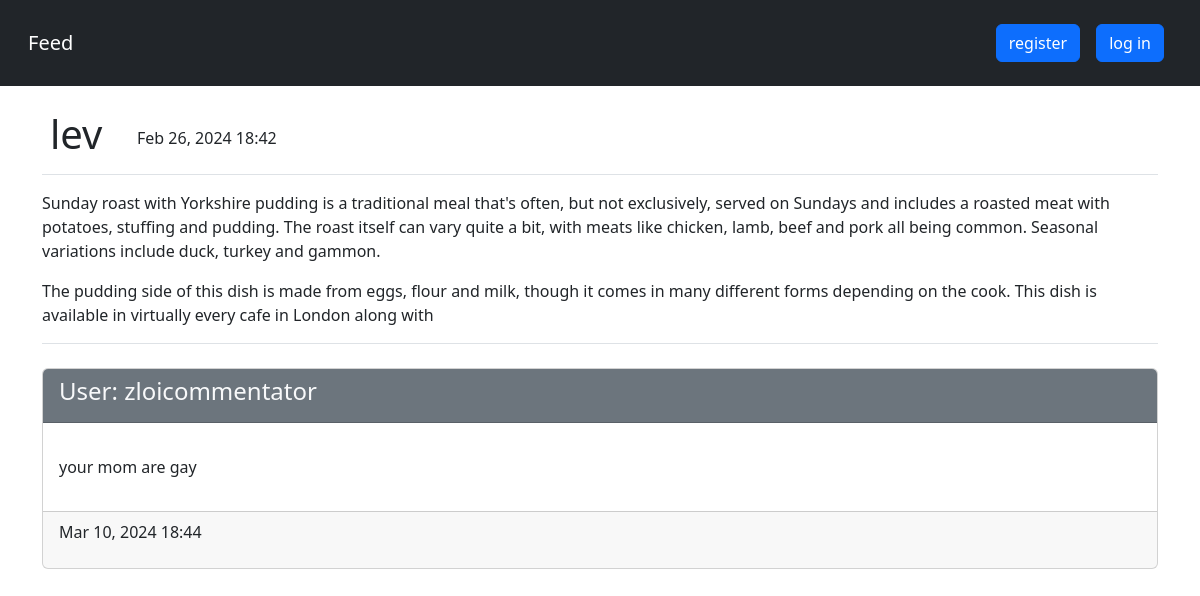
Screenshot of /post/3/ with the database file from the repository.
### blogs/models.py (models this page shows, shortened)
class Post(models.Model):
    text = models.TextField()
    date_added = models.DateTimeField(auto_now_add=True)
    owner = models.ForeignKey(User, on_delete=models.CASCADE)

class Comment(models.Model):
    post = models.ForeignKey(Post, on_delete=models.CASCADE)
    text = models.TextField()
    date_added = models.DateTimeField(auto_now_add=True)
    owner = models.ForeignKey(User, on_delete=models.CASCADE)

### blogs/views.py (the view)
# urls.py: path('post/<int:post_id>/', views.post, name='post'),
def post(request, post_id):
    post = Post.objects.get(id=post_id)
    comments = post.comment_set.order_by('date_added')
    user = request.user
    context = {'post': post, 'comments': comments, 'user': user}
    return render(request, 'blogs/post.html', context)

### blogs/templates/blogs/post.html (shortened to what this page needs)
{% extends 'blogs/base.html' %}
{% block page_header %}
    <div class="row">
        <div class="col-sm-1">
            <h1 class="ms-2">{{ post.owner }}</h1>
        </div>
        <div class="col-sm-2 mt-3">
            <p>{{ post.date_added|date:'M d, Y H:i' }}</p>
        </div>
    </div>
{% endblock page_header %}
{% block content %}
    <div class="border-bottom"></div>
    <p class="ms-2">{{ post.text|linebreaks }}</p>
    <div class="border-bottom mb-4"></div>
    <div>
        {% for comment in comments %}
            <div class="card mb-4">
                <div class="card-header bg-secondary text-light">
                    <h4>User: {{ comment.owner.username }}</h4>
                </div>
                <div class="card-body p-3">
                    <p>{{ comment.text|linebreaks }}</p>
                </div>
                <div class="card-footer">
                    <div class="row">
                        <p class="col-sm-2">{{ comment.date_added|date:'M d, Y H:i' }}</p>
                    </div>
                </div>
            </div>
        {% empty %}
            <li>No comments. You could leave your comments here.</li>
        {% endfor %}
    </div>
{% endblock content %}

### rows the page displays
Post: owner "lev", date_added "Feb 26, 2024 18:42", text "Sunday roast with Yorkshire pudding is a traditional meal that's often, but not exclusively, served on Sundays and includes a roasted meat with potatoes, stuffing and pudding. The roast itself can vary quite a bit, with meats like chicken, lamb, beef and pork all being common. Seasonal variations include duck, turkey and gammon. The pudding side of this dish is made from eggs, flour and milk, though it comes in many different forms depending on the cook. This dish is available in virtually every cafe in London along with"
Comment: owner.username "zloicommentator", text "your mom are gay", date_added "Mar 10, 2024 18:44"
